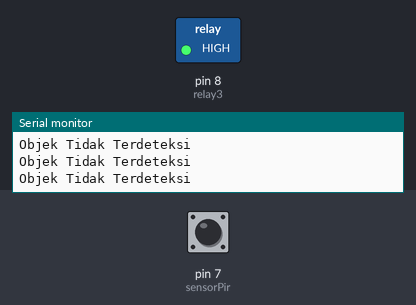
A sketch run on a simulated Arduino Uno, built with avr-gcc and run on an emulated ATmega328P. Shown: switched loads named in the sketch (green lamp = pin HIGH), the last lines printed to the serial monitor. Dashed ring = blinking. Inputs (shaded band) come from the test bench; at power-on: pin 7 (sensorPir) LOW.

Above: at 1.2 s.
1.3 s: pin 7 (sensorPir) driven HIGH
At 2.5 s:
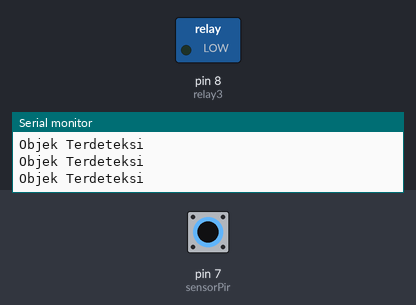
2.8 s: pin 7 (sensorPir) driven LOW
At 4.0 s:
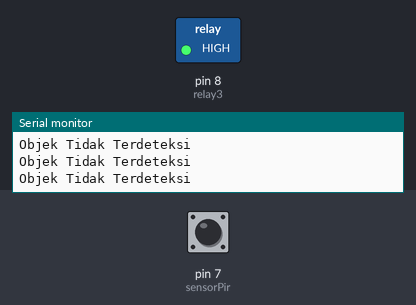
5.8 s: pin 7 (sensorPir) pulsed HIGH 5 times (0.12 s each, 0.3 s apart)
At 6.33 s:
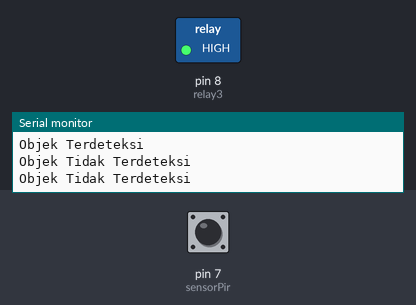
10.3 s: pin 7 (sensorPir) pulsed HIGH 2 times (0.12 s each, 0.3 s apart)
At 11.9 s:
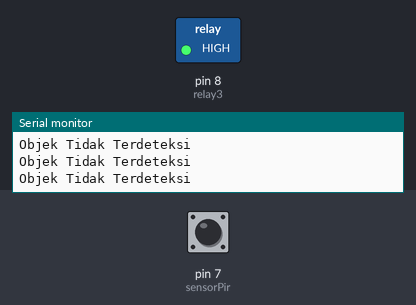
Timing chart, 0 to 13.4 s (numbered marks = the images above; inputs shaded):
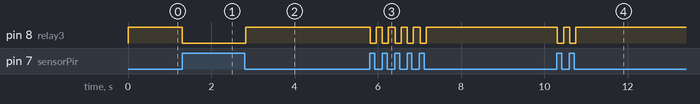

Measured:
- after the input at 1.3 s, pin 8 (relay3): HIGH → LOW at once
- after the input at 2.8 s, pin 8 (relay3): LOW → HIGH at once
- after the input at 5.8 s, pin 8 (relay3): alternates HIGH for 0.16 s and LOW for 0.14 s, 10 changes in all, then stays HIGH, starting at once
- after the input at 10.3 s, pin 8 (relay3): alternates HIGH for 0.15 s and LOW for 0.15 s, 4 changes in all, then stays HIGH, starting at once

The sketch:

latihanSensorPir.ino
```cpp
const int relay3 = 8;
byte sensorPir = 7;
void setup() {
  pinMode(relay3,OUTPUT);
  pinMode(sensorPir, INPUT);
  Serial.begin(9600);
}

void loop() {
  if(digitalRead(sensorPir) == HIGH)
{
  digitalWrite(relay3,LOW);
 Serial.println("Objek Terdeteksi");
} else {
  Serial.println("Objek Tidak Terdeteksi");
  digitalWrite(relay3,HIGH);
}

}
```
